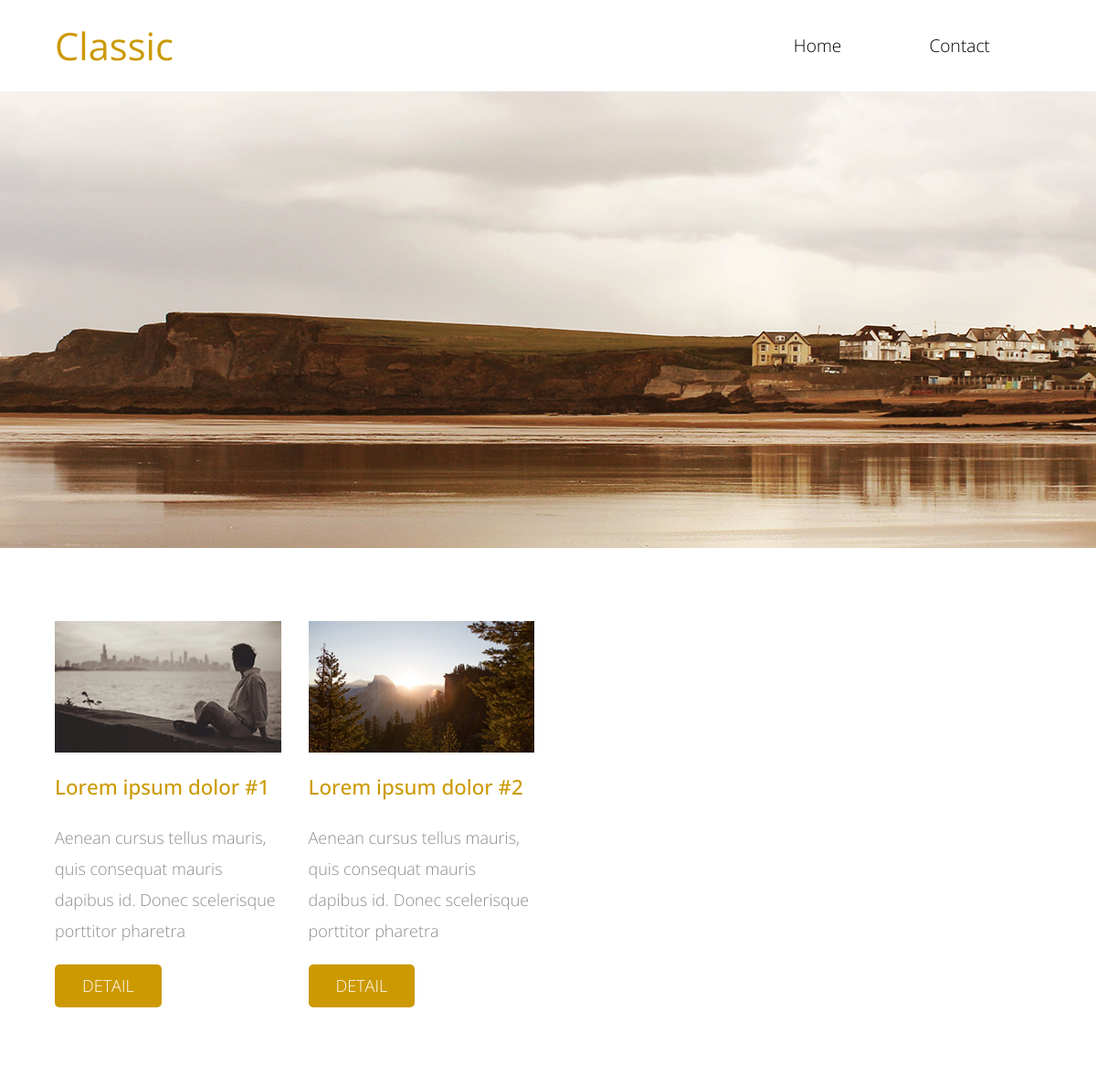
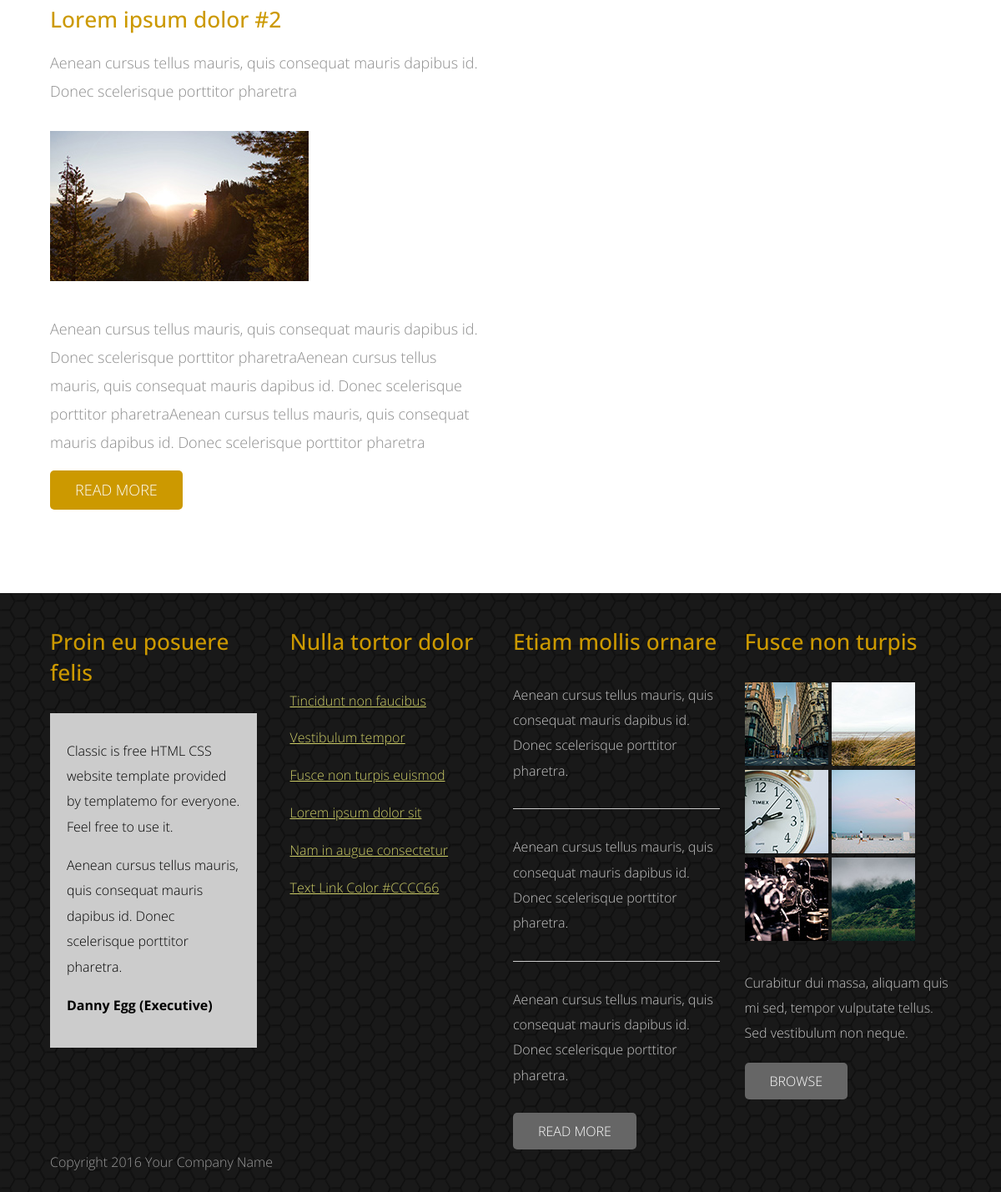
The page / on the database its author committed (2 pictures, top to bottom).
### tables this page shows
CREATE TABLE `menu` (
  `id` int(11) NOT NULL,
  `name` varchar(100) NOT NULL,
  `file` varchar(100) NOT NULL
);

CREATE TABLE `blog` (
  `id` int(11) NOT NULL,
  `popis` varchar(255) NOT NULL,
  `clanok` text NOT NULL,
  `titulka` varchar(100) NOT NULL,
  `nadpis` varchar(110) NOT NULL
);

### db.php (called while the page is built, shortened)
<?php
class DB
{
    private $connection;
    public function __construct($host, $dbname, $username, $password)
    {
        $this->host = $host;
        $this->dbname = $dbname;
        $this->username = $username;
        $this->password = $password;
        try {
            $this->connection = new \PDO('mysql:host='.$this->host.';dbname='.$this->dbname, $this->username, $this->password);
        } catch (\PDOException $e) {
            print "Error!: " . $e->getMessage() . "<br/>";
            die();
        }
    }
  public function getMenuItems(){
        $menuItems = [];
        $sql = "SELECT * FROM menu";
        $query = $this->connection->query($sql);
        while ($row = $query->fetch()) {
            $menuItems[] = [
                'id' => $row['id'],
                'name' => $row['name'],
                'file' => $row['file']
            ];
        }
        return $menuItems;
    }
        public function getArticles($param){
        $clanky = [];
        $sql = "SELECT * FROM blog";
        switch($param){
            case "4": $sql = "SELECT * FROM blog LIMIT 4";break;
            case "latest": $sql = "SELECT * FROM blog ORDER BY id DESC LIMIT 1";break;
        }
        $query = $this->connection->query($sql);
        while ($row = $query->fetch()) {
            $clanky[] = [
                'id' => $row['id'],
                'popis' => $row['popis'],
                'clanok' => $row['clanok'],
                'titulka' => $row['titulka'],
                'nadpis' => $row['nadpis']
            ];
        }
        return $clanky;
    }
 }

### index.php (the view, shortened to what this page needs)
<?php
$db = $GLOBALS['db'];
$menu = $db->getMenuItems();
$clanky = $db->getArticles("4");
$clanok_big = $db->getArticles("latest");
?>
<!DOCTYPE html>
<html>
<head>
    <link rel="stylesheet" href="css/bootstrap.min.css">
    <link rel="stylesheet" href="css/templatemo-style.css">
</head>
    <body>
        <div class="tm-header">
            <div class="container-fluid">
                <div class="tm-header-inner">
                    <a href="#" class="navbar-brand tm-site-name">Classic</a>
                    <nav class="navbar tm-main-nav">
                        <div class="collapse navbar-toggleable-sm" id="tmNavbar">
                            <ul class="nav navbar-nav">
                                <?php foreach($menu as $menu){?>
                                <li class="nav-item ">
                                    <?php
                                     echo "<a href='$menu[file]' class='nav-link'>$menu[name]</a>";
                                     ?>
                                </li>
                            <?php  } ?>
                            </ul>
                        </div>
                    </nav>
                </div>
            </div>
        </div>
        <div class="tm-home-img-container">
        </div>
        <section class="tm-section">
            <div class="container-fluid">
                <div class="row">
            <?php foreach($clanky as $clanky){ ?>
                    <div class="col-xs-12 col-sm-6 col-md-6 col-lg-3 col-xl-3">
                        <div class="tm-content-box">
                            <img src="img/<?php echo $clanky["titulka"];?>" alt="Image" class="tm-margin-b-20 img-fluid">
                            <h4 class="tm-margin-b-20 tm-gold-text"><?php echo $clanky["nadpis"];?></h4>
                            <p class="tm-margin-b-20"><?php echo $clanky["popis"];?></p>
                            <a href="blog.php?id=<?php echo $clanky["id"];?>" class="tm-btn text-uppercase">Detail</a>
                        </div>
                    </div>
                 <?php } ?>
                </div>
                <div class="row tm-margin-t-big">
                    <?php foreach($clanok_big as $clanok_big){?>
                    <div class="col-xs-12 col-sm-12 col-md-12 col-lg-6 col-xl-6">
                        <div class="tm-2-col-left">
                            <h3 class="tm-gold-text tm-title"><?php echo $clanok_big["nadpis"];?></h3>
                            <p class="tm-margin-b-30"><?php echo $clanok_big["popis"];?></p>
                            <img src="img/<?php echo $clanok_big["titulka"];?>" alt="Image" class="tm-margin-b-40 img-fluid">
                            <p>
                               <?php echo $clanok_big["clanok"];?>
                            </p>
                            <a href="blog.php?id=<?php echo $clanok_big["id"];?>" class="tm-btn text-uppercase">Read More</a>
                        </div>
                    </div>
<?php }?>
                </div>
            </div>
        </section>
        <footer class="tm-footer">
            <div class="container-fluid">
                <div class="row">
                    <div class="col-xs-12 col-sm-6 col-md-6 col-lg-3 col-xl-3">
                        <div class="tm-footer-content-box">
                            <h3 class="tm-gold-text tm-title tm-footer-content-box-title">Proin eu posuere felis</h3>
                            <div class="tm-gray-bg">
                                <p>Classic is free HTML CSS website template provided by templatemo for everyone. Feel free to use it.</p>
                                <p>Aenean cursus tellus mauris, quis consequat mauris dapibus id. Donec scelerisque porttitor pharetra.</p>
                                <p><strong>Danny Egg (Executive)</strong></p>
                            </div>
                        </div>
                    </div>
                    <div class="col-xs-12 col-sm-6 col-md-6 col-lg-3 col-xl-3">
                        <div class="tm-footer-content-box tm-footer-links-container">
                            <h3 class="tm-gold-text tm-title tm-footer-content-box-title">Nulla tortor dolor</h3>
                            <nav>
                                <ul class="nav">
                                    <li><a href="#" class="tm-footer-link">Tincidunt non faucibus</a></li>
                                    <li><a href="#" class="tm-footer-link">Vestibulum tempor</a></li>
                                    <li><a href="#" class="tm-footer-link">Fusce non turpis euismod</a></li>
                                    <li><a href="#" class="tm-footer-link">Lorem ipsum dolor sit</a></li>
                                    <li><a href="#" class="tm-footer-link">Nam in augue consectetur</a></li>
                                    <li><a href="#" class="tm-footer-link">Text Link Color #CCCC66</a></li>
                                </ul>
                            </nav>
                        </div>
                    </div>
                    <div class="col-xs-12 col-sm-6 col-md-6 col-lg-3 col-xl-3">
                        <div class="tm-footer-content-box">
                            <h3 class="tm-gold-text tm-title tm-footer-content-box-title">Etiam mollis ornare</h3>
                            <p class="tm-margin-b-30">Aenean cursus tellus mauris, quis consequat mauris dapibus id. Donec scelerisque porttitor pharetra.</p><hr class="tm-margin-b-30">
                            <p class="tm-margin-b-30">Aenean cursus tellus mauris, quis consequat mauris dapibus id. Donec scelerisque porttitor pharetra.</p><hr class="tm-margin-b-30">
                            <p class="tm-margin-b-30">Aenean cursus tellus mauris, quis consequat mauris dapibus id. Donec scelerisque porttitor pharetra.</p>
                            <a href="#" class="tm-btn tm-btn-gray text-uppercase">Read More</a>
                        </div>
                    </div>
                    <div class="col-xs-12 col-sm-6 col-md-6 col-lg-3 col-xl-3">
                        <div class="tm-footer-content-box">
                            <h3 class="tm-gold-text tm-title tm-footer-content-box-title">Fusce non turpis</h3>
                            <div class="tm-margin-b-30">
                                <img src="img/tm-img-100x100-1.jpg" alt="Image" class="tm-footer-thumbnail">
                                <img src="img/tm-img-100x100-2.jpg" alt="Image" class="tm-footer-thumbnail">
                                <img src="img/tm-img-100x100-3.jpg" alt="Image" class="tm-footer-thumbnail">
                                <img src="img/tm-img-100x100-4.jpg" alt="Image" class="tm-footer-thumbnail">
                                <img src="img/tm-img-100x100-5.jpg" alt="Image" class="tm-footer-thumbnail">
                                <img src="img/tm-img-100x100-6.jpg" alt="Image" class="tm-footer-thumbnail">
                            </div>
                            <p class="tm-margin-b-20">Curabitur dui massa, aliquam quis mi sed, tempor vulputate tellus. Sed vestibulum non neque.</p>
                            <a href="#" class="tm-btn tm-btn-gray text-uppercase">Browse</a>
                        </div>
                    </div>
                </div>
                <div class="row">
                    <div class="col-xs-12 tm-copyright-col">
                        <p class="tm-copyright-text">Copyright 2016 Your Company Name</p>
                    </div>
                </div>
            </div>
        </footer>
</body>
</html>

### css/templatemo-style.css (style rules this page uses)
body { color: #8c8c8c; font-family: 'Open Sans', Helvetica, Arial, sans-serif; font-size: 18px; font-weight: 300; overflow-x: hidden; }
a, button { transition: all 0.3s ease; }
.container-fluid { margin-left: auto; margin-right: auto; max-width: 1390px; overflow-x: hidden; }
@media (max-width: 1390px) { .container-fluid { padding-left: 5%; padding-right: 5%; } }
.tm-header-inner { display: -webkit-flex; display: -ms-flexbox; display: flex; -webkit-align-items: center; -ms-flex-align: center; align-items: center; -webkit-justify-content: space-between; -ms-flex-pack: justify; justify-content: space-between; height: 100px; }
.tm-site-name { color: #cc9900; display: block; font-size: 2.6rem; font-weight: 400; }
.tm-main-nav { font-size: 1.2rem; }
.navbar-nav .nav-link { border-radius: 6px; color: black; padding: 10px 40px; }
.tm-gold-text { color: #cc9900; }
.tm-section { padding-top: 80px; padding-bottom: 100px; }
.tm-home-img-container { background-image: url('../img/tm-home-img.jpg'); background-size: auto; background-position: center; background-repeat: no-repeat; height: 500px; }
.tm-title { margin-bottom: 1rem; line-height: 1.4; }
.tm-content-box { max-width: 310px; margin: 0 auto; }
h3 { font-size: 1.65rem; }
h4 { font-size: 1.4rem; line-height: 1.6; }
.tm-btn { color: white; background-color: #cc9900; border: none; border-radius: 5px; display: inline-block; padding: 10px 30px; }
.tm-btn-gray { background-color: #666666; }
.tm-margin-b-20 { margin-bottom: 20px; }
.tm-margin-b-30 { margin-bottom: 30px; }
.tm-margin-b-40 { margin-bottom: 40px; }
.tm-margin-t-big { margin-top: 90px; }
.tm-footer { color: #c6c6c6; background-color: #191919; background-image: url('../img/classic-pattern-bg.png'); font-size: 1rem; padding-top: 40px; padding-bottom: 20px; }
.tm-footer-links-container { padding-left: 10px; }
.tm-footer-link { color: #CCCC66; line-height: 2.8; text-decoration: underline; }
.tm-footer-thumbnail { margin-bottom: 5px; }
.tm-copyright-text { color: #999999; margin-bottom: 0; }
hr { border-top: 1px solid #CCCCCC; }
p { line-height: 1.9; }
.tm-gray-bg { background-color: #CCCCCC; color: black; padding: 30px 20px 20px; }
.tm-footer-content-box-title { margin-bottom: 30px; }

### rows shown on the page
menu: name "Home"
menu: name "Contact"
blog: titulka (picture), nadpis "Lorem ipsum dolor #1", popis "Aenean cursus tellus mauris, quis consequat mauris dapibus id. Donec scelerisque porttitor pharetra"
blog: titulka (picture), nadpis "Lorem ipsum dolor #2", popis "Aenean cursus tellus mauris, quis consequat mauris dapibus id. Donec scelerisque porttitor pharetra", clanok "Aenean cursus tellus mauris, quis consequat mauris dapibus id. Donec scelerisque porttitor pharetraAenean cursus tellus mauris, quis consequat mauris dapibus id. Donec scelerisque porttitor pharetraAenean cursus tellus mauris, quis consequat mauris dapibus id. Donec scelerisque porttitor pharetra"
